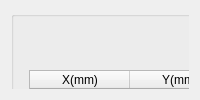
        <widget class="QWidget" name="chuckLevel">
         <attribute name="title">
          <string>Chuck Leveling</string>
         </attribute>
         <layout class="QVBoxLayout" name="verticalLayout">
          <item>
           <widget class="QWidget" name="widget_7" native="true">
            <widget class="WaferGraphicsView" name="gv_preview_3">
             <property name="geometry">
              <rect>
               <x>510</x>
               <y>0</y>
               <width>600</width>
               <height>600</height>
              </rect>
             </property>
             <property name="minimumSize">
              <size>
               <width>500</width>
               <height>500</height>
              </size>
             </property>
             <property name="maximumSize">
              <size>
               <width>700</width>
               <height>700</height>
              </size>
             </property>
            </widget>
            <widget class="QWidget" name="layoutWidget">
             <property name="geometry">
              <rect>
               <x>0</x>
               <y>0</y>
               <width>502</width>
               <height>591</height>
              </rect>
             </property>
             <layout class="QVBoxLayout" name="verticalLayout_2">
              <property name="spacing">
               <number>10</number>
              </property>
              <item>
               <widget class="ISTAR::GUI::GroupBox" name="gb_upChuckAlign">
                <property name="sizePolicy">
                 <sizepolicy hsizetype="Preferred" vsizetype="Preferred">
                  <horstretch>0</horstretch>
                  <verstretch>0</verstretch>
                 </sizepolicy>
                </property>
                <property name="minimumSize">
                 <size>
                  <width>500</width>
                  <height>0</height>
                 </size>
                </property>
                <property name="maximumSize">
                 <size>
                  <width>500</width>
                  <height>16777215</height>
                 </size>
                </property>
                <layout class="QGridLayout" name="gridLayout_8">
                 <property name="leftMargin">
                  <number>15</number>
                 </property>
                 <property name="topMargin">
                  <number>45</number>
                 </property>
                 <property name="rightMargin">
                  <number>15</number>
                 </property>
                 <property name="bottomMargin">
                  <number>15</number>
                 </property>
                 <property name="horizontalSpacing">
                  <number>15</number>
                 </property>
                 <property name="verticalSpacing">
                  <number>6</number>
                 </property>
                 <item row="0" column="3">
                  <widget class="QPushButton" name="btn_add_upChuckAlign">
                   <property name="minimumSize">
                    <size>
                     <width>90</width>
                     <height>40</height>
                    </size>
                   </property>
                   <property name="maximumSize">
                    <size>
                     <width>90</width>
                     <height>16777215</height>
                    </size>
                   </property>
                   <property name="text">
                    <string>Add</string>
                   </property>
                  </widget>
                 </item>
                 <item row="2" column="3">
                  <widget class="QPushButton" name="btn_upMove_upChuckAlign">
                   <property name="minimumSize">
                    <size>
                     <width>90</width>
                     <height>40</height>
                    </size>
                   </property>
                   <property name="maximumSize">
                    <size>
                     <width>90</width>
                     <height>16777215</height>
                    </size>
                   </property>
                   <property name="text">
                    <string>Move Up</string>
                   </property>
                  </widget>
                 </item>
                 <item row="3" column="3">
                  <widget class="QPushButton" name="btn_dwMove_upChuckAlign">
                   <property name="minimumSize">
                    <size>
                     <width>90</width>
                     <height>40</height>
                    </size>
                   </property>
                   <property name="maximumSize">
                    <size>
                     <width>90</width>
                     <height>16777215</height>
                    </size>
                   </property>
                   <property name="text">
                    <string>Move Down</string>
                   </property>
                  </widget>
                 </item>
                 <item row="1" column="3">
                  <widget class="QPushButton" name="btn_delete_upChuckAlign">
                   <property name="minimumSize">
                    <size>
                     <width>90</width>
                     <height>40</height>
                    </size>
                   </property>
                   <property name="maximumSize">
                    <size>
                     <width>90</width>
                     <height>16777215</height>
                    </size>
                   </property>
                   <property name="text">
                    <string>Delete</string>
                   </property>
                  </widget>
                 </item>
                 <item row="0" column="0" rowspan="4">
                  <widget class="ISTAR::GUI::TableWidget" name="tw_upChuckAlign">
                   <property name="minimumSize">
                    <size>
                     <width>250</width>
                     <height>0</height>
                    </size>
                   </property>
                   <column>
                    <property name="text">
                     <string>X(mm)</string>
                    </property>
                   </column>
                   <column>
                    <property name="text">
                     <string>Y(mm)</string>
                    </property>
                   </column>
                  </widget>
                 </item>
                </layout>
               </widget>
              </item>
              <item>
               <widget class="ISTAR::GUI::GroupBox" name="gb_downChuckAlign">
                <property name="sizePolicy">
                 <sizepolicy hsizetype="Preferred" vsizetype="Preferred">
                  <horstretch>0</horstretch>
                  <verstretch>0</verstretch>
                 </sizepolicy>
                </property>
                <property name="minimumSize">
                 <size>
                  <width>500</width>
                  <height>0</height>
                 </size>
                </property>
                <property name="maximumSize">
                 <size>
                  <width>500</width>
                  <height>16777215</height>
                 </size>
                </property>
                <layout class="QGridLayout" name="gridLayout_9">
                 <property name="leftMargin">
                  <number>15</number>
                 </property>
                 <property name="topMargin">
                  <number>45</number>
                 </property>
                 <property name="rightMargin">
                  <number>15</number>
                 </property>
                 <property name="bottomMargin">
                  <number>15</number>
                 </property>
                 <property name="horizontalSpacing">
                  <number>15</number>
                 </property>
                 <property name="verticalSpacing">
                  <number>6</number>
                 </property>
                 <item row="1" column="3">
                  <widget class="QPushButton" name="btn_delete_downChuckAlign">
                   <property name="minimumSize">
                    <size>
                     <width>90</width>
                     <height>40</height>
                    </size>
                   </property>
                   <property name="maximumSize">
                    <size>
                     <width>90</width>
                     <height>16777215</height>
                    </size>
                   </property>
                   <property name="text">
                    <string>Delete</string>
                   </property>
                  </widget>
                 </item>
                 <item row="3" column="3">
                  <widget class="QPushButton" name="btn_dwMove_downChuckAlign">
                   <property name="minimumSize">
                    <size>
                     <width>90</width>
                     <height>40</height>
                    </size>
                   </property>
                   <property name="maximumSize">
                    <size>
                     <width>90</width>
                     <height>16777215</height>
                    </size>
                   </property>
                   <property name="text">
                    <string>Move Down</string>
                   </property>
                  </widget>
                 </item>
                 <item row="0" column="0" rowspan="4">
                  <widget class="ISTAR::GUI::TableWidget" name="tw_downChuckAlign">
                   <property name="minimumSize">
                    <size>
                     <width>250</width>
                     <height>0</height>
                    </size>
                   </property>
                   <column>
                    <property name="text">
                     <string>X(mm)</string>
                    </property>
                   </column>
                   <column>
                    <property name="text">
                     <string>Y(mm)</string>
                    </property>
                   </column>
                  </widget>
                 </item>
                 <item row="0" column="3">
                  <widget class="QPushButton" name="btn_add_downChuckAlign">
                   <property name="minimumSize">
                    <size>
                     <width>90</width>
                     <height>40</height>
                    </size>
                   </property>
                   <property name="maximumSize">
                    <size>
                     <width>90</width>
                     <height>16777215</height>
                    </size>
                   </property>
                   <property name="text">
                    <string>Add</string>
                   </property>
                  </widget>
                 </item>
                 <item row="2" column="3">
                  <widget class="QPushButton" name="btn_upMove_downChuckAlign">
                   <property name="minimumSize">
                    <size>
                     <width>90</width>
                     <height>40</height>
                    </size>
                   </property>
                   <property name="maximumSize">
                    <size>
                     <width>90</width>
                     <height>16777215</height>
                    </size>
                   </property>
                   <property name="text">
                    <string>Move Up</string>
                   </property>
                  </widget>
                 </item>
                </layout>
               </widget>
              </item>
             </layout>
            </widget>
            <widget class="ISTAR::GUI::GroupBox" name="gb_chuckevelResultToleranceRange">
             <property name="geometry">
              <rect>
               <x>1120</x>
               <y>0</y>
               <width>420</width>
               <height>161</height>
              </rect>
             </property>
             <property name="minimumSize">
              <size>
               <width>420</width>
               <height>0</height>
              </size>
             </property>
             <property name="maximumSize">
              <size>
               <width>420</width>
               <height>16777215</height>
              </size>
             </property>
             <property name="styleSheet">
              <string notr="true"/>
             </property>
             <layout class="QGridLayout" name="gridLayout_15">
              <property name="topMargin">
               <number>45</number>
              </property>
              <property name="rightMargin">
               <number>9</number>
              </property>
              <property name="spacing">
               <number>6</number>
              </property>
              <item row="0" column="2">
               <widget class="QLabel" name="label_12">
                <property name="text">
                 <string>rad</string>
                </property>
               </widget>
              </item>
              <item row="0" column="0">
               <widget class="QLabel" name="label_35">
                <property name="minimumSize">
                 <size>
                  <width>120</width>
                  <height>30</height>
                 </size>
                </property>
                <property name="maximumSize">
                 <size>
                  <width>16777215</width>
                  <height>30</height>
                 </size>
                </property>
                <property name="text">
                 <string>Rx:</string>
                </property>
                <property name="alignment">
                 <set>Qt::AlignRight|Qt::AlignTrailing|Qt::AlignVCenter</set>
                </property>
               </widget>
              </item>
              <item row="0" column="1">
               <widget class="QDoubleSpinBox" name="dsb_chuckevelResultToleranceRangeRx">
                <property name="minimumSize">
                 <size>
                  <width>160</width>
                  <height>30</height>
                 </size>
                </property>
                <property name="maximumSize">
                 <size>
                  <width>16777215</width>
                  <height>30</height>
                 </size>
                </property>
                <property name="alignment">
                 <set>Qt::AlignCenter</set>
                </property>
                <property name="buttonSymbols">
                 <enum>QAbstractSpinBox::NoButtons</enum>
                </property>
                <property name="decimals">
                 <number>9</number>
                </property>
                <property name="minimum">
                 <double>-9999.000000000000000</double>
                </property>
                <property name="maximum">
                 <double>999.999000000000024</double>
                </property>
               </widget>
              </item>
              <item row="1" column="0">
               <widget class="QLabel" name="label_36">
                <property name="minimumSize">
                 <size>
                  <width>120</width>
                  <height>30</height>
                 </size>
                </property>
                <property name="maximumSize">
                 <size>
                  <width>16777215</width>
                  <height>30</height>
                 </size>
                </property>
                <property name="text">
                 <string>Ry:</string>
                </property>
                <property name="alignment">
                 <set>Qt::AlignRight|Qt::AlignTrailing|Qt::AlignVCenter</set>
                </property>
               </widget>
              </item>
              <item row="1" column="2">
               <widget class="QLabel" name="label_37">
                <property name="minimumSize">
                 <size>
                  <width>90</width>
                  <height>30</height>
                 </size>
                </property>
                <property name="maximumSize">
                 <size>
                  <width>90</width>
                  <height>30</height>
                 </size>
                </property>
                <property name="text">
                 <string>rad</string>
                </property>
               </widget>
              </item>
              <item row="1" column="1">
               <widget class="QDoubleSpinBox" name="dsb_chuckevelResultToleranceRangeRy">
                <property name="minimumSize">
                 <size>
                  <width>160</width>
                  <height>30</height>
                 </size>
                </property>
                <property name="maximumSize">
                 <size>
                  <width>160</width>
                  <height>30</height>
                 </size>
                </property>
                <property name="alignment">
                 <set>Qt::AlignCenter</set>
                </property>
                <property name="buttonSymbols">
                 <enum>QAbstractSpinBox::NoButtons</enum>
                </property>
                <property name="decimals">
                 <number>9</number>
                </property>
                <property name="minimum">
                 <double>-9999.000000000000000</double>
                </property>
                <property name="maximum">
                 <double>9999.000000000000000</double>
                </property>
               </widget>
              </item>
             </layout>
            </widget>
           </widget>
          </item>
         </layout>
        </widget>
